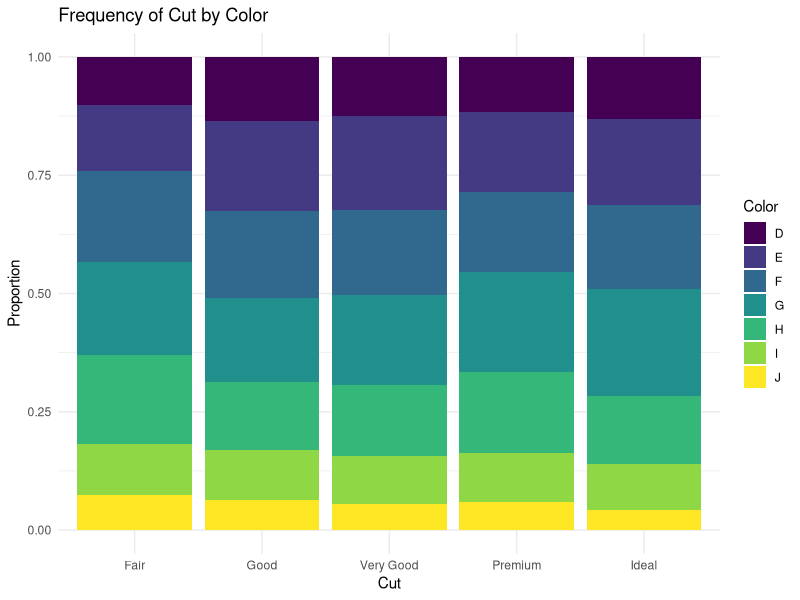

This chart was generated by the following R code:
## ---- chunk 1
knitr::opts_chunk$set(echo = TRUE)
## ---- chunk 2
library(ggplot2) 
library(tidyr)
library(dplyr)
library(readr)
library(readxl)
library(RColorBrewer)
library(viridis)
## ---- chunk 3
chisq.test(x = c(30, 60), p = c(0.5, 0.5))
chisq.test(x = c(55, 50), p = c(0.5, 0.5))
## ---- chunk 4
# Load the diamonds dataset
data(diamonds)

# View the first few rows of the dataset
head(diamonds)

## ---- chunk 5
# Plot the frequency of cut and color
ggplot(diamonds, aes(x = cut, fill = color)) +
  geom_bar(position = "fill") +
  labs(title = "Frequency of Cut by Color",
       x = "Cut",
       y = "Proportion",
       fill = "Color") +
  theme_minimal()


# Perform Chi-square test
chisq_result <- chisq.test(diamonds$cut, diamonds$color)

# Print the result
print(chisq_result)


